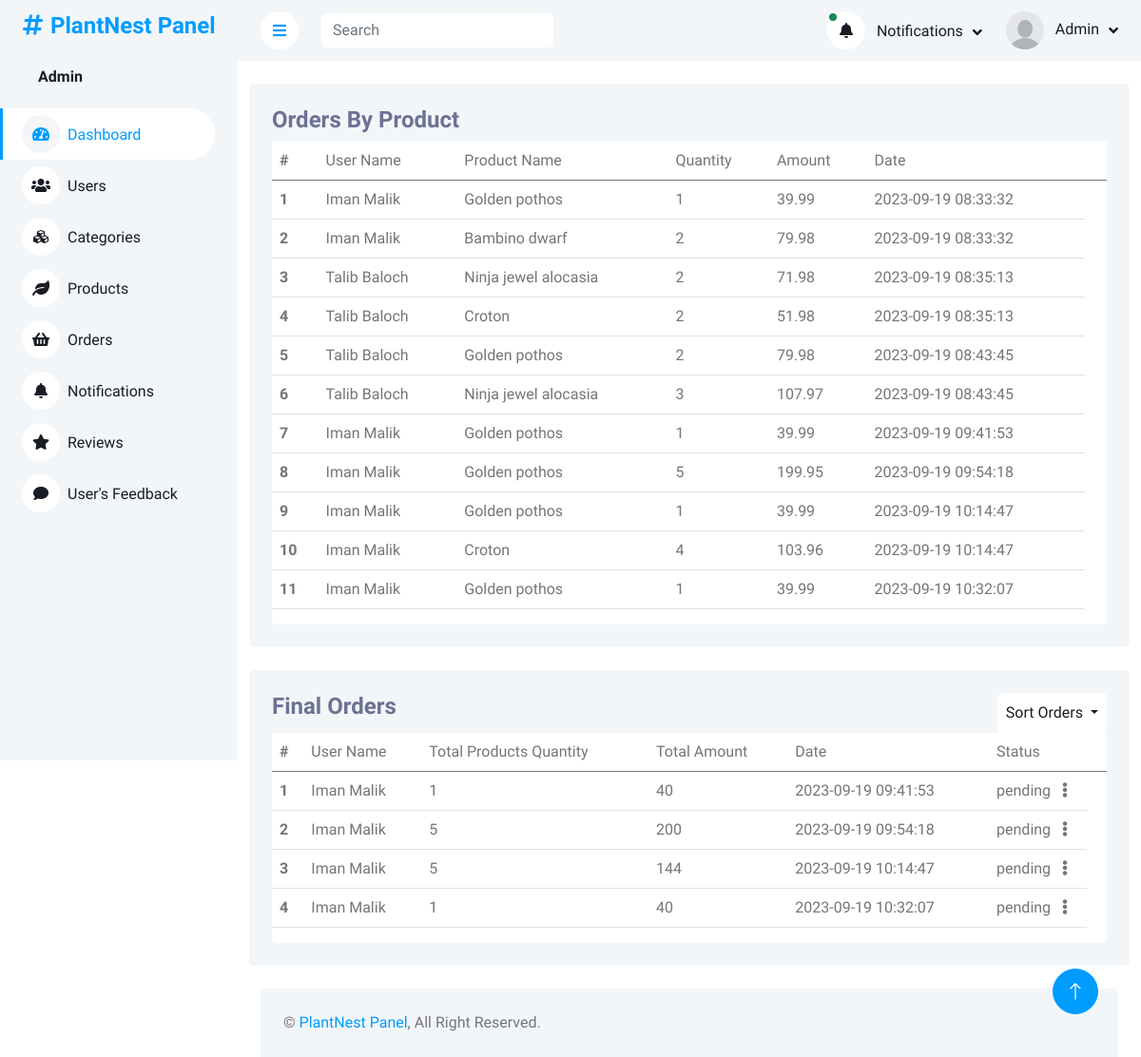
Page /adminPanel/orders.php (signed in) on the earlier database version.
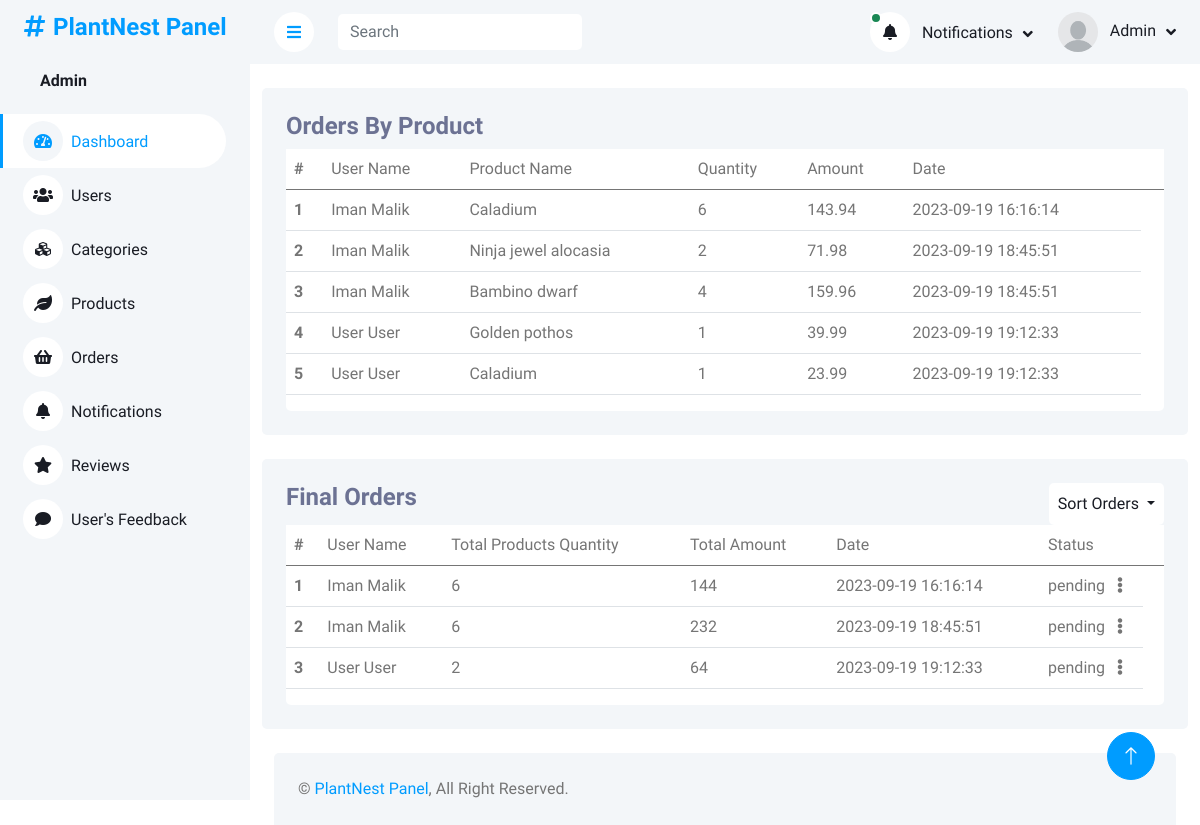
Same page on the later database version.
### tables this page shows
CREATE TABLE `orders` (
  `orderID` int(11) NOT NULL,
  `userID` int(11) DEFAULT NULL,
  `productID` int(11) DEFAULT NULL,
  `productQuantity` varchar(225) DEFAULT NULL,
  `totalAmount` varchar(225) DEFAULT NULL,
  `date` timestamp NOT NULL DEFAULT current_timestamp() ON UPDATE current_timestamp()
);

CREATE TABLE `users` (
  `userID` int(11) NOT NULL,
  `firstName` varchar(225) DEFAULT NULL,
  `lastName` varchar(225) DEFAULT NULL,
  `userEmail` varchar(225) NOT NULL,
  `userPassword` varchar(225) DEFAULT NULL
);

CREATE TABLE `products` (
  `productID` int(11) NOT NULL,
  `productName` varchar(225) DEFAULT NULL,
  `productDescription` varchar(225) DEFAULT NULL,
  `productPrice` varchar(225) DEFAULT NULL,
  `productImage` varchar(225) DEFAULT NULL,
  `productStock` varchar(255) NOT NULL,
  `categoryID` int(11) DEFAULT NULL
);

CREATE TABLE `final_order` (
  `order_id` int(11) NOT NULL,
  `user_id` int(11) NOT NULL,
  `fullName` varchar(225) DEFAULT NULL,
  `phone` int(11) DEFAULT NULL,
  `city` varchar(225) DEFAULT NULL,
  `userState` varchar(225) DEFAULT NULL,
  `zipCode` int(8) DEFAULT NULL,
  `qty` int(11) NOT NULL,
  `total_price` int(11) NOT NULL,
  `date_of_order` timestamp NOT NULL DEFAULT current_timestamp() ON UPDATE current_timestamp(),
  `orderStatus` enum('pending','approved','rejected') NOT NULL DEFAULT 'pending',
  `billing_address` text NOT NULL,
  `shipping_address` text NOT NULL,
  `payment_method` enum('COD','Card') NOT NULL,
  `card_number` varchar(222) NOT NULL,
  `expiry_date` date DEFAULT NULL,
  `cvv` varchar(32) NOT NULL
);

### adminPanel/orders.php (the view, shortened to what the rows shown need)
<?php
include_once('header_admin.php');
?>
<div class="container pt-4">
    <div class="bg-light rounded p-4">
        <div class="row">
            <div class="col-12">
                <div class="bg-white rounded h-100 ">
                    <div class="table-responsive bg- ">
                        <table class="table">
                            <thead>
                                <tr>
                                    <th scope="col">#</th>
                                    <td>User Name</td>
                                    <td>Product Name</td>
                                    <td>Quantity</td>
                                    <td>Amount</td>
                                    <td>Date</td>
                                    <td> </td>
                                </tr>
                            </thead>
                            <tbody>
                                <?php
                                $query = $pdo->query("SELECT * FROM orders INNER JOIN users ON orders.userID = users.userID INNER JOIN  products ON orders.productID =products.productID;");
                                $result = $query->fetchAll(PDO::FETCH_ASSOC);
                                foreach ($result as $row) {
                                    ?>
                                    <tr class="tr-row">
                                        <th scope="row">
                                            <?php echo $row['orderID'] ?>
                                        </th>
                                        <td>
                                            <?php echo ucfirst($row['firstName']) ?>
                                            <?php echo ucfirst($row['lastName']) ?>
                                        </td>
                                        <td>
                                            <?php echo $row['productName'] ?>
                                        </td>
                                        <td>
                                            <?php echo $row['productQuantity'] ?>
                                        </td>
                                        <td>
                                            <?php echo $row['totalAmount'] ?>
                                        </td>
                                        <td>
                                            <?php echo $row['date'] ?>
                                        </td>
                                    </tr>
                                    <?php
                                }
                                ?>
                            </tbody>
                        </table>
                    </div>
                </div>
            </div>
        </div>
    </div>
</div>
<div class="container pt-4">
    <div class="bg-light rounded p-4">
        <div class="row">
            <div class="col-12">
                <div class="bg-white rounded h-100 ">
                    <div class="table-responsive bg- ">
                        <table class="table">
                            <thead>
                                <tr>
                                    <th scope="col">#</th>
                                    <td>User Name</td>
                                    <td>Total Products Quantity</td>
                                    <td>Total Amount</td>
                                    <td>Date</td>
                                    <td>Status </td>
                                    <td> </td>
                                </tr>
                            </thead>
                            <tbody>
                                <?php
                                if (isset($_POST['sort-order-by-name'])) {
                                    $query = $pdo->query("SELECT * FROM final_order INNER JOIN users ON final_order.user_id = users.userID  where orderStatus = 'pending' OR orderStatus = 'approved'; ORDER BY users.firstName ;");
                                    $result = $query->fetchAll(PDO::FETCH_ASSOC);
                                } else if (isset($_POST['sort-order-by-date'])) {
                                    $query = $pdo->query("SELECT * FROM final_order INNER JOIN users ON final_order.user_id = users.userID  where orderStatus = 'pending' OR orderStatus = 'approved' ORDER BY final_order.date_of_order;");
                                    $result = $query->fetchAll(PDO::FETCH_ASSOC);
                                } else {
                                    $query = $pdo->query("SELECT users.*,final_order.*
    FROM users
    INNER JOIN final_order ON final_order.user_id = users.userID where orderStatus = 'pending' OR orderStatus = 'approved';");
                                    $result = $query->fetchAll(PDO::FETCH_ASSOC);
                                }
                                foreach ($result as $row) {
                                    ?>
                                    <tr class="tr-row">
                                        <th scope="row">
                                            <?php echo $row['order_id'] ?>
                                        </th>
                                        <td>
                                            <?php echo ucfirst($row['firstName']) ?>
                                            <?php echo ucfirst($row['lastName']) ?>
                                        </td>
                                        <td>
                                            <?php echo $row['qty'] ?>
                                        </td>
                                        <td>
                                            <?php echo $row['total_price'] ?>
                                        </td>
                                        <td>
                                            <?php echo $row['date_of_order'] ?>
                                        </td>
                                        <?php
                                        if ($row['orderStatus'] === "pending") {
                                            ?>
                                            <td class="d-flex">
                                                <?php echo $row['orderStatus'] ?>
                                                <div class="mx-auto">
                                                    <i class="fa fa-ellipsis-v" data-bs-toggle="dropdown" aria-expanded="false"
                                                        id="dropdownMenuButton" aria-haspopup="true" aria-expanded="false"></i>
                                                </div>
                                            </td>
                                            <?php
                                        } else {
                                            ?>
                                            <td class="d-flex">
                                                <?php echo $row['orderStatus'] ?>
                                            </td>
                                            <?php
                                        }
                                        ?>
                                    </tr>
                                    <?php
                                }
                                ?>
                            </tbody>
                        </table>
                    </div>
                </div>
            </div>
        </div>
    </div>
</div>
<?php
include('footer.php');
?>

### adminPanel/header_admin.php (shortened to what the rows shown need)
<?php
include("php/query.php");
?>
<!DOCTYPE html>
<html lang="en">
<head>
    <link href="https://cdnjs.cloudflare.com/ajax/libs/font-awesome/5.10.0/css/all.min.css" rel="stylesheet">
    <link href="https://cdn.jsdelivr.net/npm/bootstrap-icons@1.4.1/font/bootstrap-icons.css" rel="stylesheet">
    <link href="lib/owlcarousel/assets/owl.carousel.min.css" rel="stylesheet">
    <link href="lib/tempusdominus/css/tempusdominus-bootstrap-4.min.css" rel="stylesheet" />
    <link href="css/bootstrap.min.css" rel="stylesheet">
    <link href="css/style.css" rel="stylesheet">
</head>
<body>
    <div class="container-xxl position-relative bg-white d-flex p-0">
        <div class="sidebar pe-4 pb-3">
            <nav class="navbar bg-light navbar-light">
                <div class="d-flex align-items-center ms-4 mb-4">
                    <div class="ms-3">
                    <?php
                                 if(isset($_SESSION['Admin'])){
                                    $admin = $_SESSION['Admin'];
                                 foreach($admin as $value){
                                    $U_ID =   $value['adminID'];
                                  $query = $pdo->prepare("SELECT * FROM admins WHERE adminID = :iD ");
                                  $query->bindParam(':iD',  $U_ID);
                                  $query->execute();
                                  $result = $query->fetch(PDO::FETCH_ASSOC);
                        ?>
                         <h6 class="mb-0">
                             <span><?php echo ucfirst($result['adminName'])?></span>
                            </h6>
</span>    <?php
                      };
                    }
                        ?>
                    </div>
                </div>
            </nav>
        </div>
        <div class="content">
            <nav class="navbar navbar-expand bg-light navbar-light sticky-top px-4 py-0">
                <div class="navbar-nav align-items-center ms-auto">
                    <div class="nav-item dropdown">
                        <a href="#" class="nav-link dropdown-toggle" data-bs-toggle="dropdown">
                        <?php
                                 if(isset($_SESSION['Admin'])){
                                    $admin = $_SESSION['Admin'];
                                 foreach($admin as $value){
                                    $U_ID =   $value['adminID'];
                                  $query = $pdo->prepare("SELECT * FROM admins WHERE adminID = :iD ");
                                  $query->bindParam(':iD',  $U_ID);
                                  $query->execute();
                                  $result = $query->fetch(PDO::FETCH_ASSOC);
                              if($result['adminImage']){
                        ?>
                        <img class="rounded-circle me-lg-2" src="img/<?php echo $result['adminImage'] ?>" alt="" style="width: 40px; height: 40px;">
                            <?php
                              }else if(empty($result['adminImage'])){
                                ?>
                        <img class="rounded-circle me-lg-2" src="img/user.jpg" alt="" style="width: 40px; height: 40px;">
                                <?php
                              }
                            ?>
                                <span class="d-none d-lg-inline-flex">
                                    <?php echo ucfirst($result['adminName']) ?>
                                </span>
                                <?php
                            }
                        }
                            ?>
                        </a>
                    </div>
                </div>
            </nav>

Differences in the rows shown:
removed orders: orderID "6", userID.firstName "Talib", userID.lastName "Baloch", productID.productName "Ninja jewel alocasia", productQuantity "3", totalAmount "107.97", date "2023-09-19 08:43:45"
removed orders: orderID "7", userID.firstName "Iman", userID.lastName "Malik", productID.productName "Golden pothos", productQuantity "1", totalAmount "39.99", date "2023-09-19 09:41:53"
removed orders: orderID "8", userID.firstName "Iman", userID.lastName "Malik", productID.productName "Golden pothos", productQuantity "5", totalAmount "199.95", date "2023-09-19 09:54:18"
removed orders: orderID "9", userID.firstName "Iman", userID.lastName "Malik", productID.productName "Golden pothos", productQuantity "1", totalAmount "39.99", date "2023-09-19 10:14:47"
removed orders: orderID "10", userID.firstName "Iman", userID.lastName "Malik", productID.productName "Croton", productQuantity "4", totalAmount "103.96", date "2023-09-19 10:14:47"
removed orders: orderID "11", userID.firstName "Iman", userID.lastName "Malik", productID.productName "Golden pothos", productQuantity "1", totalAmount "39.99", date "2023-09-19 10:32:07"
removed final_order: order_id "4", user.firstName "Iman", user.lastName "Malik", qty "1", total_price "40", date_of_order "2023-09-19 10:32:07", orderStatus "pending"
changed orders id 1: productID.productName "Golden pothos" → "Caladium"; productQuantity "1" → "6"; totalAmount "39.99" → "143.94"; date "2023-09-19 08:33:32" → "2023-09-19 16:16:14"
changed orders id 2: productID.productName "Bambino dwarf" → "Ninja jewel alocasia"; totalAmount "79.98" → "71.98"; date "2023-09-19 08:33:32" → "2023-09-19 18:45:51"
changed orders id 3: userID.firstName "Talib" → "Iman"; userID.lastName "Baloch" → "Malik"; productID.productName "Ninja jewel alocasia" → "Bambino dwarf"; productQuantity "2" → "4"; totalAmount "71.98" → "159.96"; date "2023-09-19 08:35:13" → "2023-09-19 18:45:51"
changed orders id 4: userID.firstName "Talib" → "User"; userID.lastName "Baloch" → "User"; productID.productName "Croton" → "Golden pothos"; productQuantity "2" → "1"; totalAmount "51.98" → "39.99"; date "2023-09-19 08:35:13" → "2023-09-19 19:12:33"
changed orders id 5: userID.firstName "Talib" → "User"; userID.lastName "Baloch" → "User"; productID.productName "Golden pothos" → "Caladium"; productQuantity "2" → "1"; totalAmount "79.98" → "23.99"; date "2023-09-19 08:43:45" → "2023-09-19 19:12:33"
changed final_order id 1: qty "1" → "6"; total_price "40" → "144"; date_of_order "2023-09-19 09:41:53" → "2023-09-19 16:16:14"
changed final_order id 2: qty "5" → "6"; total_price "200" → "232"; date_of_order "2023-09-19 09:54:18" → "2023-09-19 18:45:51"
changed final_order id 3: user.firstName "Iman" → "User"; user.lastName "Malik" → "User"; qty "5" → "2"; total_price "144" → "64"; date_of_order "2023-09-19 10:14:47" → "2023-09-19 19:12:33"
